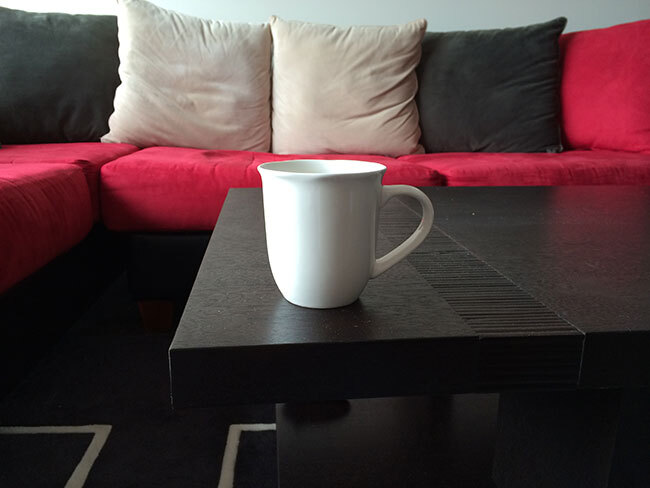
#> input picture assets/source_01.jpg, 650 x 488 px
$ python thresholding2.py --image ../assets/source_01.jpg
#> lines starting #> are read from the running program, lines starting #| are printed output that depends on the picture; after the words box and inside, x2 and y2 are one past the last pixel; in counts of white or black regions, pixels touching at a corner belong together
from skimage.filters import threshold_local
import argparse
import cv2

# construct the argument parser and parse the arguments
ap = argparse.ArgumentParser()
ap.add_argument("-i", "--image", required=True, help="Pathto the image")
args = vars(ap.parse_args())
# load the image, convert it to grayscale, and blur it slightly
image = cv2.imread(args["image"])
#> image is the input picture: shape (488, 650, 3); mean B, G, R 64.3, 63.2, 82.3
gray = cv2.cvtColor(image, cv2.COLOR_BGR2GRAY)
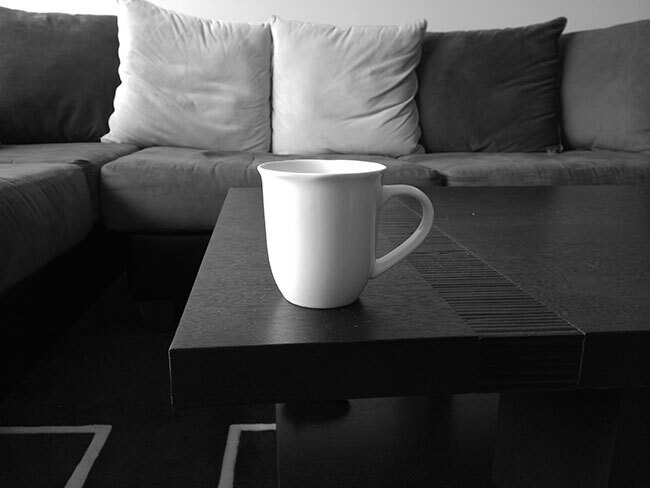
#> gray: shape (488, 650); min 0, max 255, mean 69.1
image = cv2.cvtColor(image, cv2.COLOR_BGR2GRAY)
blurred = cv2.GaussianBlur(image, (5, 5), 0)
cv2.imshow("Image", image)
# instead of manually specifying the threshold value, we canuse adaptive
# thresholding to examine neighborhoods of pixels andadaptively threshold
# each neighborhood -- in this example, we'll calculate themean value
# of the neighborhood area of 25 pixels and threshold basedn that value;
# finally, our constant C is subtracted from the meancalculation (in this
# case 15)
thresh = cv2.adaptiveThreshold(
    blurred, 255, cv2.ADAPTIVE_THRESH_MEAN_C, cv2.THRESH_BINARY_INV, 25, 15
)
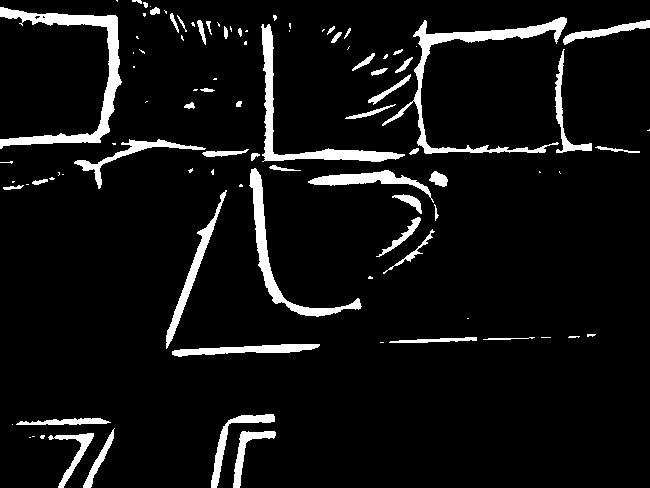
#> thresh: shape (488, 650); 7% white; 97 white regions (45 under 20 px), largest, box (x1, y1, x2, y2) and area: (0, 7, 122, 149) 3158, (382, 17, 567, 154) 2905, (261, 24, 405, 162) 2240
cv2.imshow("OpenCV Mean Thresh", thresh)
# personally, I prefer the scikit-image adaptive thresholding,it just
# feels a lot more "Pythonic"
T = threshold_local(blurred, 29, offset=5, method="gaussian")
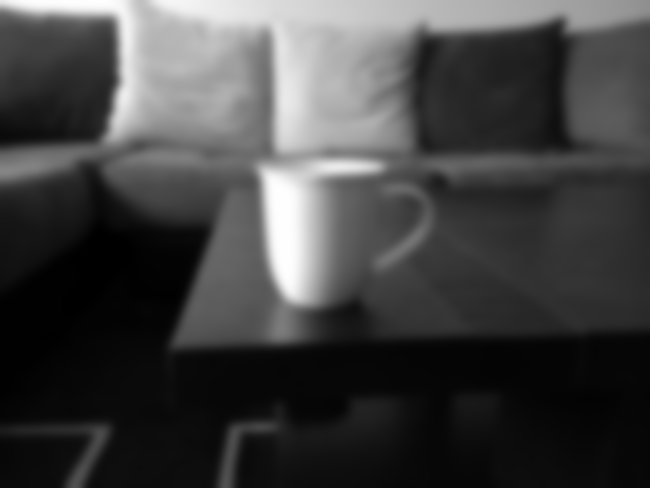
#> T: shape (488, 650) float64; min -1, max 250, mean 64.1; drawn with min black and max white
thresh = (blurred < T).astype("uint8") * 255
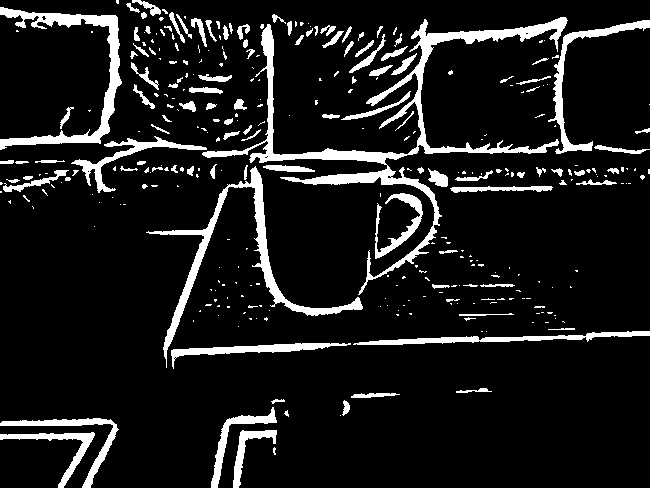
#> thresh: shape (488, 650); 10.5% white; 331 white regions (218 under 20 px), largest, box (x1, y1, x2, y2) and area: (202, 17, 568, 295) 8057, (146, 166, 363, 368) 3440, (0, 7, 122, 150) 3083
cv2.imshow("scikit-image Mean Thresh", thresh)
cv2.waitKey(0)


blurred = cv2.GaussianBlur(gray, (7, 7), 0)
cv2.imshow("Image", image)
# apply basic thresholding -- the first parameter is the image
# we want to threshold, the second value is is our threshold
# check; if a pixel value is greater than our threshold (in this
# case, 200), we set it to be BLACK, otherwise it is WHITE.
(T, threshInv) = cv2.threshold(blurred, 200, 255, cv2.THRESH_BINARY_INV)
#> threshInv: shape (488, 650); 93.8% white; 6 black regions (3 under 20 px), largest, box (x1, y1, x2, y2) and area: (146, 0, 369, 152) 9327, (258, 160, 384, 304) 6178, (0, 0, 143, 138) 4008
cv2.imshow("Threshold Binary Inverse", threshInv)
# using normal thresholding (rather than inverse thresholding),
# we can change the last argument in the function to make the coins
# black rather than white.
(T, thresh) = cv2.threshold(blurred, 200, 255, cv2.THRESH_BINARY)
print(T)

cv2.imshow("Threshold Binary", thresh)
# finally, we can visualize only the masked regions in the image
cv2.imshow("Output", cv2.bitwise_and(image, image, mask=threshInv))
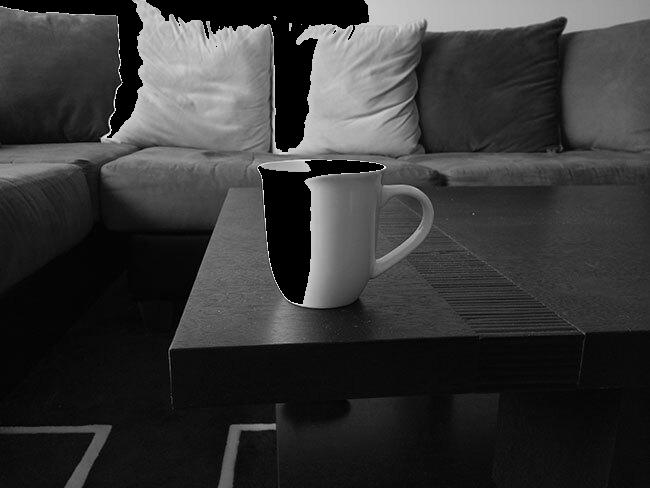
#> window 'Output': shape (488, 650); min 0, max 255, mean 54.8
cv2.waitKey(0)

# apply Otsu's automatic thresholding -- Otsu's method automatically
# determines the best threshold value `T` for us
(T, threshInv) = cv2.threshold(blurred, 0, 255, cv2.THRESH_BINARY_INV | cv2.THRESH_OTSU)
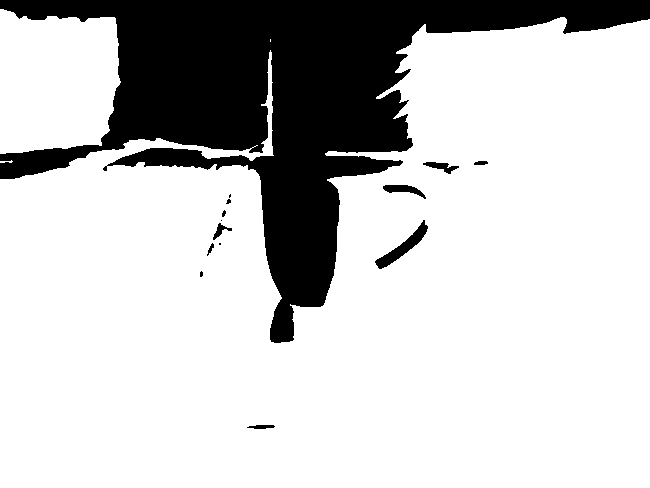
#> threshInv: shape (488, 650); 78.3% white; 14 black regions (6 under 20 px), largest, box (x1, y1, x2, y2) and area: (0, 0, 650, 343) 67495, (375, 220, 428, 269) 647, (383, 185, 426, 199) 267
#> T = 108
cv2.imshow("Threshold", threshInv)
print("Otsu's thresholding value: {}".format(T))
#| Otsu's thresholding value: 108.0
# finally, we can visualize only the masked regions in the image
cv2.imshow("Output2", cv2.bitwise_and(image, image, mask=threshInv))
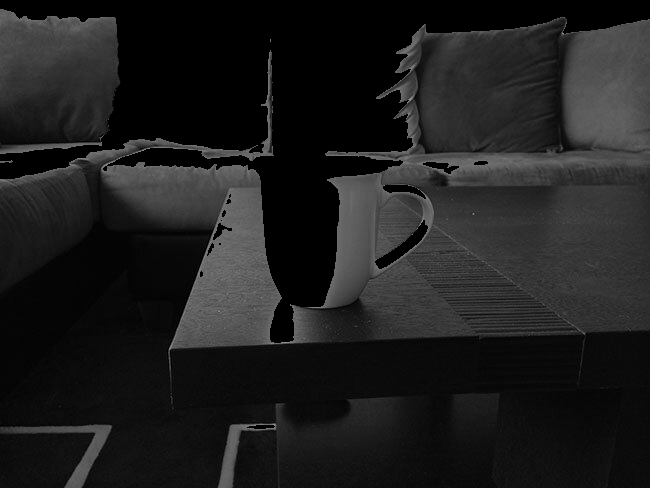
#> window 'Output2': shape (488, 650); min 0, max 155, mean 30.2
cv2.waitKey(0)

$ run again, on assets/source_03.jpg
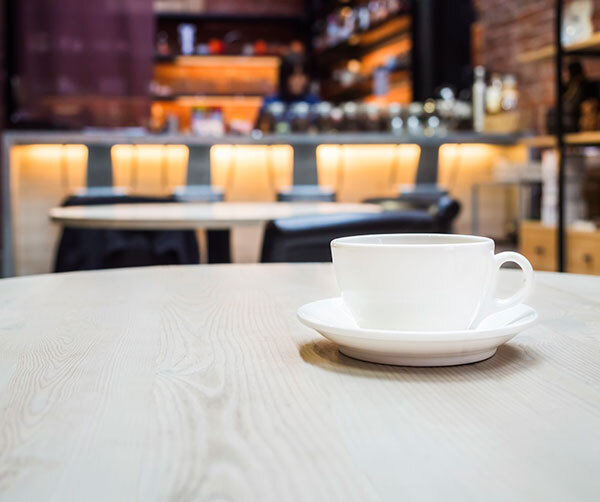
#> input picture assets/source_03.jpg, 600 x 502 px
#> image is the input picture: shape (502, 600, 3); mean B, G, R 146, 153.4, 166.8
#> `thresh = cv2.adaptiveThreshold( blurred, 255, cv2.ADAPTIVE_THRESH_MEAN..`:
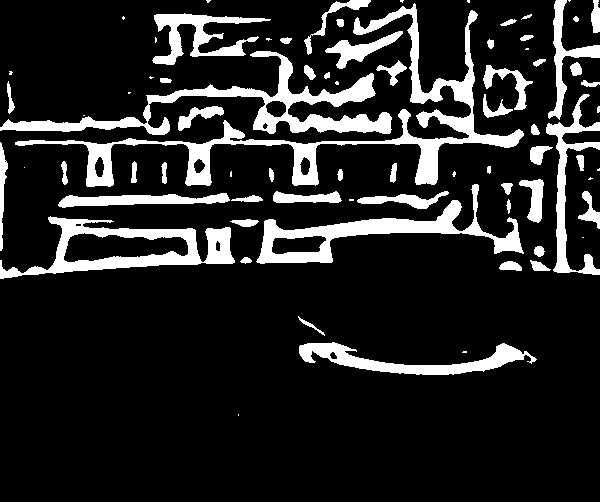
#> thresh: shape (502, 600); 14.7% white; 77 white regions (23 under 20 px), largest, box (x1, y1, x2, y2) and area: (15, 3, 524, 187) 9332, (0, 51, 392, 135) 6449, (256, 184, 524, 264) 4782
#> `(T, threshInv) = cv2.threshold(blurred, 0, 255, cv2.THRESH_BINARY_INV ..`: T = 135
#| Otsu's thresholding value: 135.0
#> `cv2.imshow("Output2", cv2.bitwise_and(image, image, mask=threshInv))`:
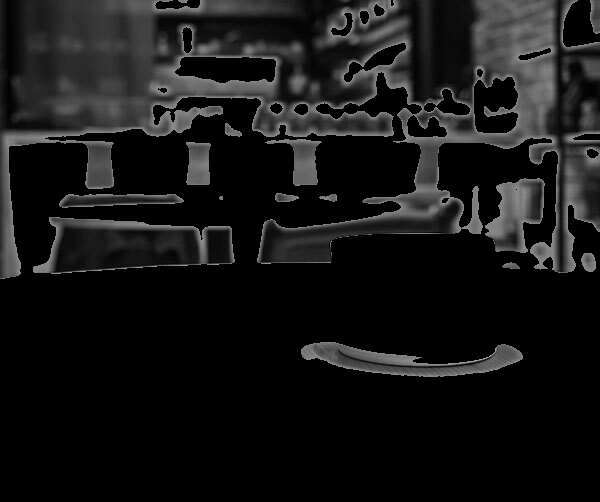
#> window 'Output2': shape (502, 600); min 0, max 189, mean 22.1

$ run again, on assets/templete.jpg
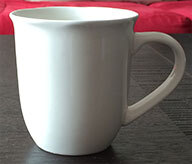
#> input picture assets/templete.jpg, 192 x 164 px
#> image is the input picture: shape (164, 192, 3); mean B, G, R 118.6, 119.9, 133.8
#> `thresh = cv2.adaptiveThreshold( blurred, 255, cv2.ADAPTIVE_THRESH_MEAN..`:
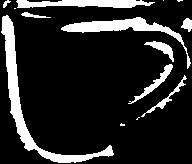
#> thresh: shape (164, 192); 15.4% white; 14 white regions (5 under 20 px), largest, box (x1, y1, x2, y2) and area: (1, 15, 114, 163) 1924, (61, 17, 191, 69) 1141, (16, 0, 155, 8) 825
#> `(T, threshInv) = cv2.threshold(blurred, 0, 255, cv2.THRESH_BINARY_INV ..`: T = 154
#| Otsu's thresholding value: 154.0
#> `cv2.imshow("Output2", cv2.bitwise_and(image, image, mask=threshInv))`:
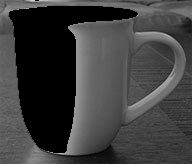
#> window 'Output2': shape (164, 192); min 0, max 215, mean 62.1
